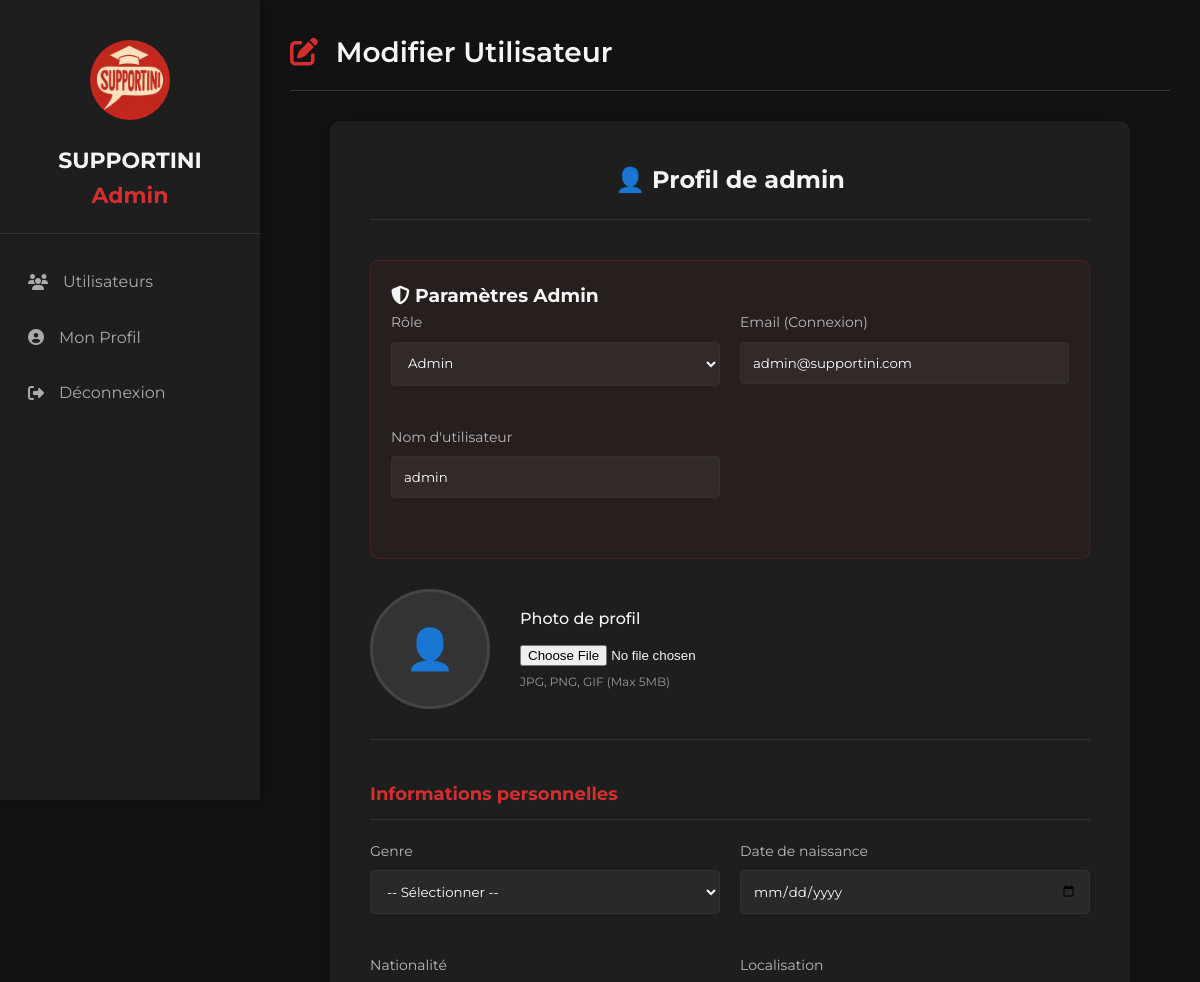
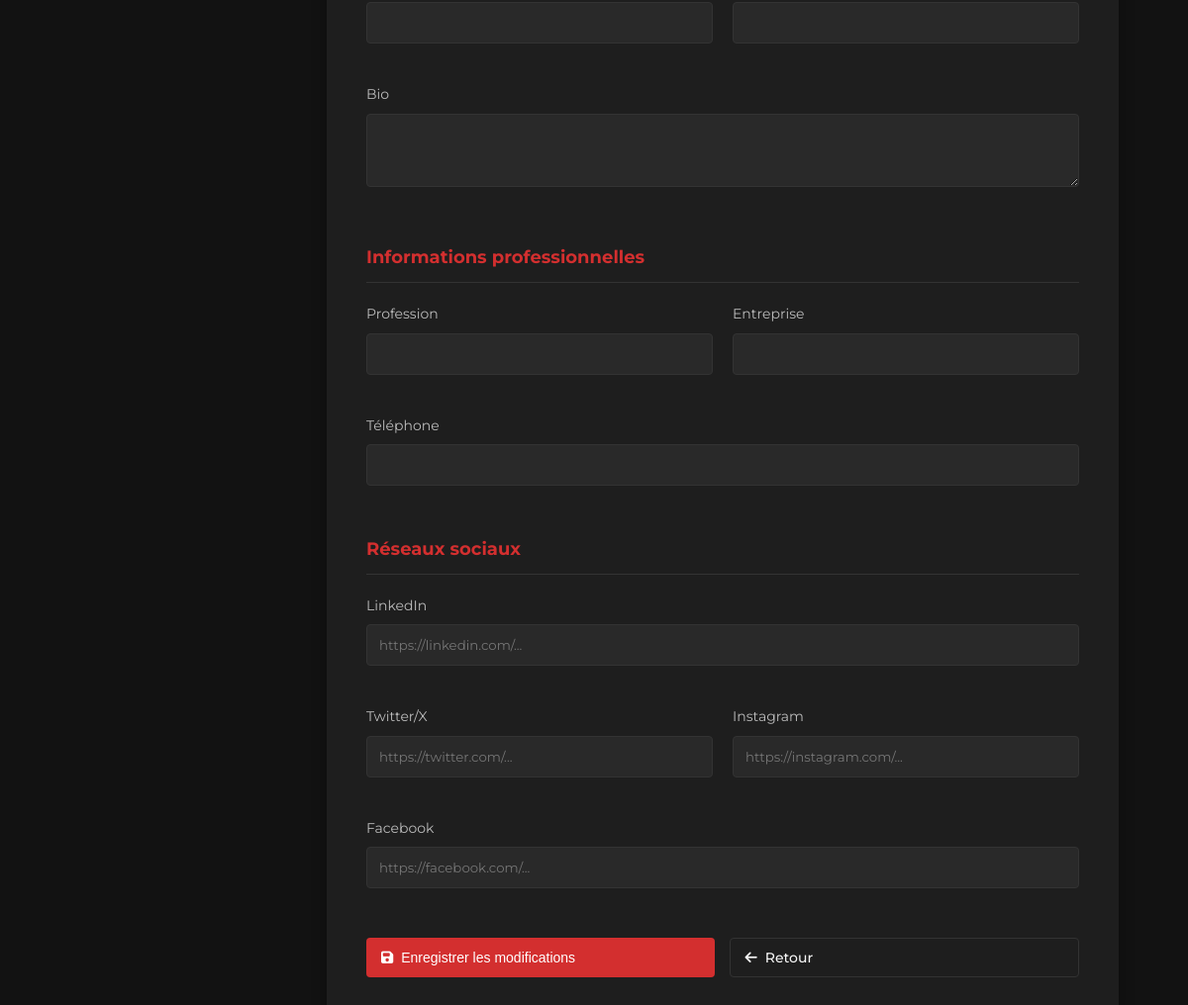
/View/BackOffice/edit_user.php?id=1 (signed in), run on the app's committed database (2 pictures, top to bottom).
### tables this page shows
CREATE TABLE IF NOT EXISTS `users` (
    `id` INT AUTO_INCREMENT PRIMARY KEY,
    `username` VARCHAR(100) NOT NULL UNIQUE,
    `email` VARCHAR(100) NOT NULL UNIQUE,
    `password` VARCHAR(255) NOT NULL,
    `location` VARCHAR(100),
    `phone_number` VARCHAR(20),
    `bio` TEXT,
    `role` ENUM('utilisateur', 'psychologue', 'admin') DEFAULT 'utilisateur',
    `demande_psy` INT DEFAULT 0,
    `status` INT DEFAULT 1,
    
     
    `profile_photo` TEXT,
    `gender` ENUM('male', 'female', 'other') DEFAULT NULL,
    `date_of_birth` DATE,
    `profession` VARCHAR(100),
    `company` VARCHAR(100),
    `nationality` VARCHAR(100),
    `social_links` JSON,
    
     
    `is_blocked` INT DEFAULT 0,
    `is_banned` INT DEFAULT 0,
    `blocked_reason` TEXT,
    `banned_reason` TEXT,
    `is_locked` INT DEFAULT 0,
    `locked_until` DATETIME,
    `failed_login_attempts` INT DEFAULT 0,
    
     
    `password_reset_token` VARCHAR(255),
    `password_reset_expires` DATETIME,
    `forgotten_password_code` VARCHAR(6),
    `forgotten_password_method` ENUM('email', 'sms', 'whatsapp') DEFAULT NULL,
    `forgotten_password_expires` DATETIME,
    `google_id` VARCHAR(255) UNIQUE,
    `last_login` DATETIME,
    
    `created_at` TIMESTAMP DEFAULT CURRENT_TIMESTAMP,
    `updated_at` TIMESTAMP DEFAULT CURRENT_TIMESTAMP ON UPDATE CURRENT_TIMESTAMP,
    INDEX idx_email (email),
    INDEX idx_role (role),
    INDEX idx_demande_psy (demande_psy),
    INDEX idx_is_blocked (is_blocked),
    INDEX idx_is_banned (is_banned),
    INDEX idx_google_id (google_id),
    INDEX idx_created_at (created_at)
);

### config.php (called while the page is built, shortened)
<?php
class config {
    private static $pdo = null;
    public static function getConnexion() {
        if (self::$pdo == null) {
            try {
                self::$pdo = new PDO(
                    "mysql:host=127.0.0.1;dbname=supportini;charset=utf8mb4",
                    "root",
                    "",
                    [
                        PDO::ATTR_ERRMODE => PDO::ERRMODE_EXCEPTION,
                        PDO::ATTR_DEFAULT_FETCH_MODE => PDO::FETCH_ASSOC,
                        PDO::ATTR_EMULATE_PREPARES => false,
                    ]
                );
            } catch (PDOException $e) {
                if (strpos($e->getMessage(), '1049') !== false) {
                    header('Location: /Web_Project_Utilisateurs/setup.php');
                    exit;
                }
                die("Erreur de connexion DB: " . $e->getMessage());
            }
        }
        return self::$pdo;
    }
}

### Controller/userController.php (called while the page is built, shortened)
<?php
require_once __DIR__ . '/../config.php';
class userController {
    private $pdo;
    public function __construct() {
        $this->pdo = config::getConnexion();
    }
    public function getUserById($id) {
        try {
            $sql = "SELECT * FROM users WHERE id = :id LIMIT 1";
            $stmt = $this->pdo->prepare($sql);
            $stmt->execute(['id' => $id]);
            return $stmt->fetch(PDO::FETCH_ASSOC);
        } catch (Exception $e) {
            return null;
        }
    }
}
?>

### View/BackOffice/edit_user.php (the view, shortened to what this page needs)
<?php
require_once __DIR__ . '/../../Controller/userController.php';
$id = $_GET['id'] ?? null;
$ctrl = new userController();
$user = $ctrl->getUserById($id);
$socials = json_decode($user['social_links'] ?? '{}', true) ?: [];
?>
<!DOCTYPE html>
<html lang="fr">
<head>
    <link rel="stylesheet" href="https://cdnjs.cloudflare.com/ajax/libs/font-awesome/6.5.0/css/all.min.css">
    <link rel="stylesheet" href="backoffice.css">
</head>
<body>
    <div class="sidebar">
        <div class="sidebar-header">
            <img src="../../logo_supportini.jpg" alt="SUPPORTINI Logo" class="sidebar-logo">
            <h2 class="sidebar-title">SUPPORTINI <span>Admin</span></h2>
        </div>
        <nav class="sidebar-nav">
            <a href="users.php" class="sidebar-link">
                <i class="fas fa-users"></i>
                <span>Utilisateurs</span>
            </a>
            <a href="../FrontOffice/dashboard.php" class="sidebar-link">
                <i class="fas fa-user-circle"></i>
                <span>Mon Profil</span>
            </a>
            <a href="../../logout.php" class="sidebar-link">
                <i class="fas fa-sign-out-alt"></i>
                <span>Déconnexion</span>
            </a>
        </nav>
    </div>
    <main class="main-content">
        <div class="page-header">
            <h1 class="page-title"><i class="fas fa-edit"></i> Modifier Utilisateur</h1>
        </div>
        <div class="profile-container">
            <div class="profile-header-card">
                <h2>👤 Profil de <?php echo htmlspecialchars($user['username']); ?></h2>
            </div>
            <form method="POST" enctype="multipart/form-data">
                 <div class="admin-section">
                    <h3><i class="fas fa-shield-alt"></i> Paramètres Admin</h3>
                    <div class="form-row">
                        <div class="form-group">
                            <label>Rôle</label>
                            <select name="role">
                                <option value="admin" <?php echo $user['role'] == 'admin' ? 'selected' : ''; ?>>Admin</option>
                            </select>
                        </div>
                        <div class="form-group">
                            <label>Email (Connexion)</label>
                            <input type="email" name="email" value="<?php echo htmlspecialchars($user['email']); ?>" required>
                        </div>
                    </div>
                     <div class="form-row">
                        <div class="form-group">
                            <label>Nom d'utilisateur</label>
                            <input type="text" name="username" value="<?php echo htmlspecialchars($user['username']); ?>" required>
                        </div>
                    </div>
                </div>
                <div class="profile-photo-section">
                    <?php
                        $photoPath = $user['profile_photo'];
                        if ($photoPath && !str_starts_with($photoPath, 'http')) {
                            $displayPath = '../FrontOffice/' . $photoPath;
                        } else {
                            $displayPath = $photoPath;
                        }
                    ?>
                    <div class="photo-preview <?php echo empty($photoPath) ? 'empty' : ''; ?>">
                        <?php if ($photoPath): ?>
                            <img src="<?php echo htmlspecialchars($displayPath); ?>" alt="Photo de profil">
                        <?php else: ?>
                            <span style="font-size: 40px;">👤</span>
                        <?php endif; ?>
                    </div>
                    <div class="photo-controls">
                        <label for="profile_photo">Photo de profil</label>
                        <input type="file" id="profile_photo" name="profile_photo" accept="image/*">
                        <div style="font-size: 12px; color: #999; margin-top: 5px;">JPG, PNG, GIF (Max 5MB)</div>
                    </div>
                </div>
                <div class="form-section">
                    <h3>Informations personnelles</h3>
                    <div class="form-row">
                        <div class="form-group">
                            <label>Genre</label>
                            <select name="gender">
                                <option value="">-- Sélectionner --</option>
                            </select>
                        </div>
                        <div class="form-group">
                            <label>Date de naissance</label>
                            <input type="date" name="date_of_birth" value="<?php echo htmlspecialchars($user['date_of_birth'] ?? ''); ?>">
                        </div>
                    </div>
                    <div class="form-row">
                        <div class="form-group">
                            <label>Nationalité</label>
                            <input type="text" name="nationality" value="<?php echo htmlspecialchars($user['nationality'] ?? ''); ?>">
                        </div>
                        <div class="form-group">
                            <label>Localisation</label>
                            <input type="text" name="location" value="<?php echo htmlspecialchars($user['location'] ?? ''); ?>">
                        </div>
                    </div>
                     <div class="form-row full">
                         <div class="form-group">
                            <label>Bio</label>
                            <textarea name="bio" rows="3"><?php echo htmlspecialchars($user['bio'] ?? ''); ?></textarea>
                        </div>
                    </div>
                </div>
                <div class="form-section">
                    <h3>Informations professionnelles</h3>
                    <div class="form-row">
                        <div class="form-group">
                            <label>Profession</label>
                            <input type="text" name="profession" value="<?php echo htmlspecialchars($user['profession'] ?? ''); ?>">
                        </div>
                        <div class="form-group">
                            <label>Entreprise</label>
                            <input type="text" name="company" value="<?php echo htmlspecialchars($user['company'] ?? ''); ?>">
                        </div>
                    </div>
                     <div class="form-row full">
                        <div class="form-group">
                            <label>Téléphone</label>
                            <input type="text" name="phone_number" value="<?php echo htmlspecialchars($user['phone_number'] ?? ''); ?>">
                        </div>
                    </div>
                </div>
                <div class="form-section">
                    <h3>Réseaux sociaux</h3>
                    <div class="form-row full">
                        <div class="form-group">
                            <label>LinkedIn</label>
                            <input type="text" name="linkedin" placeholder="https://linkedin.com/..." value="<?php echo htmlspecialchars($socials['linkedin'] ?? ''); ?>">
                        </div>
                    </div>
                    <div class="form-row">
                        <div class="form-group">
                            <label>Twitter/X</label>
                            <input type="text" name="twitter" placeholder="https://twitter.com/..." value="<?php echo htmlspecialchars($socials['twitter'] ?? ''); ?>">
                        </div>
                         <div class="form-group">
                            <label>Instagram</label>
                            <input type="text" name="instagram" placeholder="https://instagram.com/..." value="<?php echo htmlspecialchars($socials['instagram'] ?? ''); ?>">
                        </div>
                    </div>
                     <div class="form-row full">
                        <div class="form-group">
                            <label>Facebook</label>
                            <input type="text" name="facebook" placeholder="https://facebook.com/..." value="<?php echo htmlspecialchars($socials['facebook'] ?? ''); ?>">
                        </div>
                    </div>
                </div>
                <div class="button-group">
                    <button type="submit" class="btn btn-primary" style="flex: 1;">
                        <i class="fas fa-save"></i> Enregistrer les modifications
                    </button>
                    <a href="users.php" class="btn btn-outline" style="flex: 1; text-align: center;">
                        <i class="fas fa-arrow-left"></i> Retour
                    </a>
                </div>
            </form>
        </div>
    </main>
</body>
</html>

### View/BackOffice/backoffice.css (style rules this page uses)
:root { --primary-red: #d32f2f; --dark-red: #b71c1c; --light-red: #ff6659; --dark-bg: #121212; --card-bg: #1e1e1e; --text-light: #f5f5f5; --text-muted: #aaaaaa; --border-color: #333333; }
* { margin: 0; padding: 0; box-sizing: border-box; }
body { font-family: 'Montserrat', sans-serif; background-color: var(--dark-bg); color: var(--text-light); line-height: 1.6; display: flex; min-height: 100vh; }
.sidebar { width: 260px; background-color: var(--card-bg); padding: 20px 0; box-shadow: 2px 0 10px rgba(0, 0, 0, 0.3); z-index: 100; position: fixed; height: 100vh; overflow-y: auto; }
.sidebar-header { text-align: center; padding: 20px; border-bottom: 1px solid var(--border-color); margin-bottom: 20px; }
.sidebar-logo { width: 80px; height: 80px; border-radius: 50%; object-fit: cover; margin-bottom: 15px; }
.sidebar-title { font-size: 22px; font-weight: 700; color: var(--text-light); }
.sidebar-title span { color: var(--primary-red); }
.sidebar-nav { display: flex; flex-direction: column; }
.sidebar-link { padding: 15px 25px; color: var(--text-muted); display: flex; align-items: center; gap: 15px; text-decoration: none; transition: all 0.3s ease; border-left: 3px solid transparent; }
.main-content { flex: 1; margin-left: 260px; padding: 30px; }
.page-header { display: flex; justify-content: space-between; align-items: center; margin-bottom: 30px; padding-bottom: 15px; border-bottom: 1px solid var(--border-color); }
.page-title { font-size: 28px; font-weight: 600; color: var(--text-light); }
.page-title i { color: var(--primary-red); margin-right: 10px; }
.btn { display: inline-flex; align-items: center; gap: 8px; padding: 8px 15px; border-radius: 4px; text-decoration: none; font-weight: 500; font-size: 14px; transition: all 0.3s ease; border: none; cursor: pointer; }
.btn-primary { background-color: var(--primary-red); color: white; }
.btn-outline { background-color: transparent; border: 1px solid var(--border-color); color: var(--text-light); }
.form-group { margin-bottom: 20px; }

### View/BackOffice/edit_user.php (style rules this page uses)
.profile-container { max-width: 800px; margin: 0 auto; padding: 40px; background: #1e1e1e; border-radius: 10px; box-shadow: 0 4px 15px rgba(0,0,0,0.3); color: #f5f5f5; }
.profile-header-card { text-align: center; margin-bottom: 40px; border-bottom: 1px solid #333; padding-bottom: 20px; }
.profile-photo-section { display: flex; align-items: center; gap: 30px; margin-bottom: 40px; padding-bottom: 30px; border-bottom: 1px solid #333; }
.photo-preview { width: 120px; height: 120px; border-radius: 50%; overflow: hidden; background: #333; flex-shrink: 0; display: flex; align-items: center; justify-content: center; border: 3px solid #444; }
.photo-controls label { display: block; margin-bottom: 10px; color: #f5f5f5; font-weight: 500; }
.form-section { margin-bottom: 30px; }
.form-section h3 { font-size: 18px; color: #d32f2f; margin: 0 0 20px 0; padding-bottom: 10px; border-bottom: 1px solid #333; }
.form-row { display: grid; grid-template-columns: 1fr 1fr; gap: 20px; margin-bottom: 20px; }
.form-row.full { grid-template-columns: 1fr; }
.form-group label { display: block; margin-bottom: 8px; color: #bbb; font-size: 14px; }
.form-group input, .form-group select, .form-group textarea { width: 100%; padding: 12px; background-color: rgba(255, 255, 255, 0.05); border: 1px solid #333; border-radius: 4px; color: white; font-family: 'Montserrat', sans-serif; }
.button-group { display: flex; gap: 15px; margin-top: 30px; }
.admin-section { background: rgba(211, 47, 47, 0.05); padding: 20px; border-radius: 8px; border: 1px solid rgba(211, 47, 47, 0.2); margin-bottom: 30px; }

### data on the page
users: username "admin", role "Admin", email "admin@supportini.com"
